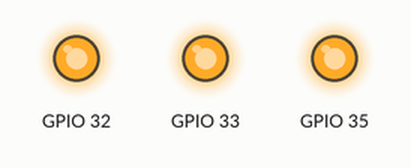
Simulated run of this sketch. Board: ESP32. Parts: output pins drawn as LEDs (lit = HIGH). WiFi joins after 1.5 s; servers stay silent unless stated; what the sketch prints to the serial monitor is not drawn.

Above: at 5.5 s.
At 10.5 s:
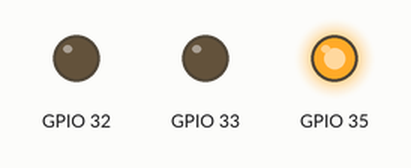
Timing chart, 0 to 14.5 s (numbered marks = the images above):
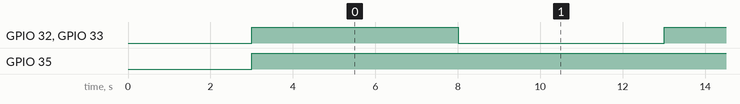

Measured:
- by itself, GPIO 32, GPIO 33: alternates HIGH for 5.0 s and LOW for 5.0 s
- by itself, GPIO 35: LOW → HIGH at 3.0 s

The sketch:

Rf433.ino
```cpp
#include <WiFi.h>
#include <PubSubClient.h>
#include <Arduino.h>
#include <RCSwitch.h>

#include "cRGBLedLib.h"

RCSwitch mySwitchT = RCSwitch();

#define RXD2 13 // Transmitter

//**** WIFI ****/
const char* ssid = "your_ssid";
const char* password = "your_password";

//**** MQTT ****/
const char* mqtt_server = "127.0.0.1";

//**** VARS ****/
WiFiClient espClient;
PubSubClient client(espClient);

long lastMsg = 0;
long lastPing = 0;

char msg[50];

int value = 0;
int buttonState = 0;

//**** PROTOTYPES *********/
void callback(char* topic, byte* message, unsigned int length);
void reconnect();
void connect_to_wifi();
void displayColor(byte color);

unsigned long last_time = 0;
const long WAITING_DELAY = 10000; //D: DELAY BETWEEN TWO EXECUTIONS

void setup() {
  Serial.begin(115200);
  delay(1000);

  connect_to_wifi();

  client.setServer(mqtt_server, 1883);
  client.setCallback(callback);

  cRGBLedLib::instance()->init(35, 32, 33, false);

  mySwitchT.enableTransmit(RXD2);
  mySwitchT.setProtocol(2);
  mySwitchT.setPulseLength(320);
  mySwitchT.setRepeatTransmit(15);
}

void loop() {
   /* if (!client.connected()) {
      reconnect();
    }

    client.loop();*/

    if(WiFi.status() == WL_CONNECTED)
    {
      //- ↓↓↓↓↓↓↓↓↓↓↓↓↓↓↓↓↓↓↓ SERVICE CODE
        Serial.println("OK");
        cRGBLedLib::instance()->displayColor(COLOR_WHITE);
        delay(5000);
        cRGBLedLib::instance()->displayColor(COLOR_RED);
        delay(5000);


      //- ↑↑↑↑↑↑↑↑↑↑↑↑↑↑↑↑↑↑↑ END SERVICE CODE
    }
    else //D: NOT CONNECTED
    {
      connect_to_wifi();
    }
}

void callback(char* topic, byte* message, unsigned int length) {
  Serial.print("Message arrived on topic: ");
  Serial.print(topic);
  Serial.print(". Message: ");
  String messageTemp;

  for (int i = 0; i < length; i++) {
    Serial.print((char)message[i]);
    messageTemp += (char)message[i];
  }
  Serial.println();

  // Feel free to add more if statements to control more GPIOs with MQTT

  // If a message is received on the topic esp32/output, you check if the message is either "on" or "off".
  // Changes the output state according to the message
  if (String(topic) == "rc/salon/transmit") {
      cRGBLedLib::instance()->displayColor(COLOR_CYAN);
      mySwitchT.send(atoi(messageTemp.c_str()), 24);
      delay(500);
      cRGBLedLib::instance()->displayColor(COLOR_BLACK);
  }
}

void reconnect() {
  // Loop until we're reconnected
  while (!client.connected()) {
    cRGBLedLib::instance()->displayColor(COLOR_MAGENTA);
    Serial.print("Attempting MQTT connection...");
    cRGBLedLib::instance()->displayColor(COLOR_YELLOW);
    // Attempt to connect
    if (client.connect("ESP8266Client")) {
      cRGBLedLib::instance()->displayColor(COLOR_BLACK);
      Serial.println("connected");
      // Subscribe
      client.subscribe("rc/salon/transmit");
    } else {
      cRGBLedLib::instance()->displayColor(COLOR_RED);
      Serial.print("failed, rc=");
      Serial.print(client.state());
      Serial.println(" try again in 5 seconds");
      // Wait 5 seconds before retrying
      delay(5000);
    }
  }
}


void connect_to_wifi()
{
  WiFi.persistent(false);
  WiFi.begin(ssid, password);
  Serial.print("Attente de connexion");

  while (WiFi.status() != WL_CONNECTED)
  {
    Serial.print(".");
    cRGBLedLib::instance()->displayColor(COLOR_WHITE);
    delay(250);
    Serial.print(".");
    cRGBLedLib::instance()->displayColor(COLOR_CYAN);
    delay(250);
    Serial.print(".");
    cRGBLedLib::instance()->displayColor(COLOR_WHITE);
    delay(250);
    Serial.println("\n");
    cRGBLedLib::instance()->displayColor(COLOR_CYAN);
    delay(250);
  }

  Serial.println("Connexion etablie !");
  Serial.print("Adresse IP: ");
  Serial.println(WiFi.localIP());
  cRGBLedLib::instance()->displayColor(COLOR_BLACK);
}


// python3 /home/user/snap/arduino/85/.arduino15/packages/esp32/tools/esptool_py/4.6/esptool.py -p /dev/ttyUSB0 -b 115200 --before default_reset --after hard_reset --chip esp32  write_flash --flash_mode dio --flash_size detect --flash_freq 40m 0x10000 /home/user/Downloads/esp32-test-firmware.factory.bin
```

cRGBLedLib.h
```cpp
#ifndef __C_RGB_LED_LIB__
#define __C_RGB_LED_LIB__

#include <Arduino.h>

const byte COLOR_BLACK = 0b000;
const byte COLOR_RED = 0b100;
const byte COLOR_GREEN = 0b010;
const byte COLOR_BLUE = 0b001;
const byte COLOR_MAGENTA = 0b101;
const byte COLOR_CYAN = 0b011;
const byte COLOR_YELLOW = 0b110;
const byte COLOR_WHITE = 0b111;


class cRGBLedLib {
  private:
    cRGBLedLib() {}
    virtual ~cRGBLedLib() {}
    static cRGBLedLib *m_instance;
    bool m_is_anode = false;
    int m_PIN_LED_R;
    int m_PIN_LED_G;
    int m_PIN_LED_B;

  public:
    static cRGBLedLib *instance() {
      if(cRGBLedLib::m_instance == nullptr){
        cRGBLedLib::m_instance = new cRGBLedLib();
      }
      return cRGBLedLib::m_instance;
    }
    bool init(int PIN_LED_R = 0, int PIN_LED_G = 1, int PIN_LED_B = 2, bool is_anode = false) {

      Serial.println("Init LEDLib");
      m_PIN_LED_R = PIN_LED_R;
      Serial.print("LED Red:");
      Serial.println(PIN_LED_R);
      m_PIN_LED_G = PIN_LED_G;
      Serial.print("LED Green:");
      Serial.println(PIN_LED_G);
      m_PIN_LED_B = PIN_LED_B;
      Serial.print("LED Blue:");
      Serial.println(PIN_LED_B);

      pinMode(m_PIN_LED_R, OUTPUT);
      pinMode(m_PIN_LED_G, OUTPUT);
      pinMode(m_PIN_LED_B, OUTPUT);


      return true;
    }
    void displayColor(byte color);
};


void cRGBLedLib::displayColor(byte color) {
  if(m_is_anode) {
  // Version anode commune
    digitalWrite(m_PIN_LED_R, !bitRead(color, 2));
    digitalWrite(m_PIN_LED_G, !bitRead(color, 1));
    digitalWrite(m_PIN_LED_B, !bitRead(color, 0));
  }
  else
  {
  // Version cathode commune
    digitalWrite(m_PIN_LED_R, bitRead(color, 2));
    digitalWrite(m_PIN_LED_G, bitRead(color, 1));
    digitalWrite(m_PIN_LED_B, bitRead(color, 0));
  }

}

 cRGBLedLib * cRGBLedLib::m_instance = nullptr;

#endif
```
